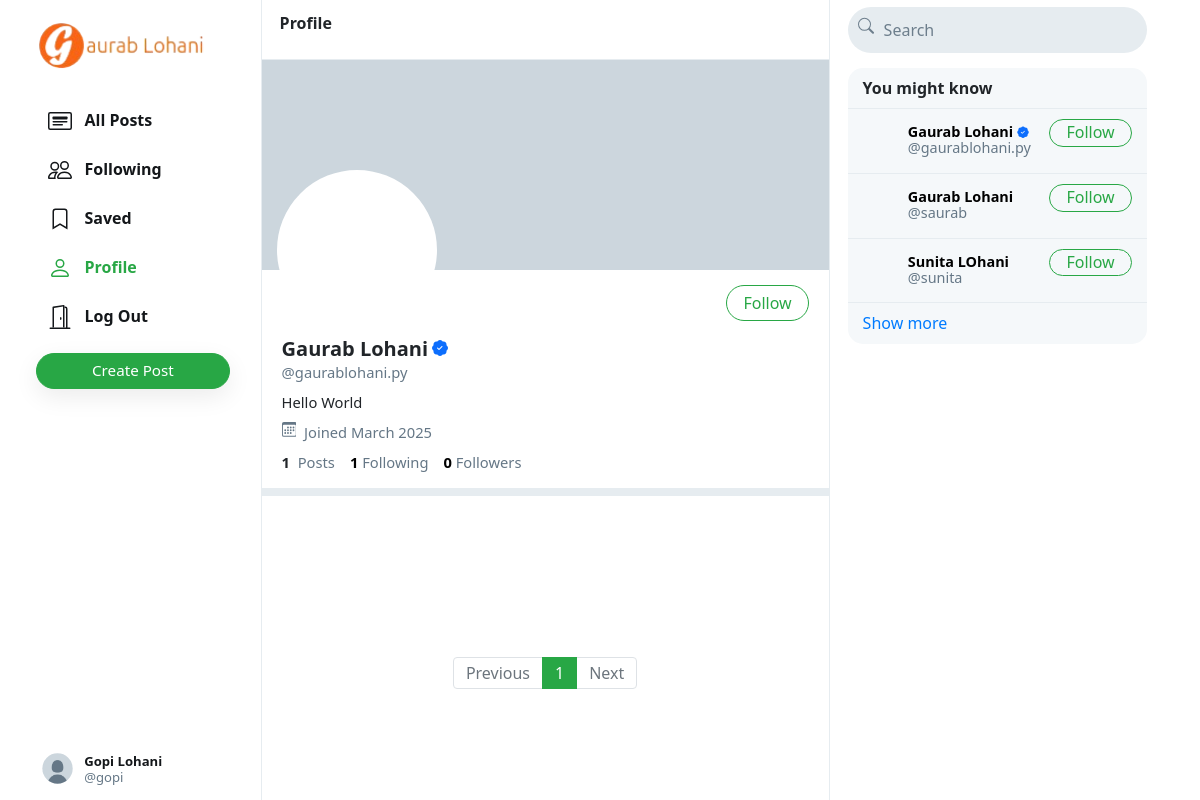
The app's page /gaurablohani.py/ (signed in) with its own data.
### control/models.py (models this page shows, shortened)
class User(AbstractUser):
    profile_pic = models.ImageField(upload_to='profile_pic/', default='media/defualt.jpg')
    bio = models.TextField(max_length=160, blank=True, null=True)
    cover = models.ImageField(upload_to='covers/', blank=True)

### control/views.py (the view)
# urls.py: path("<str:username>/", views.profile, name='profile'),
def profile(request, username):
    user = User.objects.get(username=username)
    all_posts = Post.objects.filter(creater=user).order_by('-date_created')
    paginator = Paginator(all_posts, 10)
    page_number = request.GET.get('page')
    if page_number == None:
        page_number = 1
    posts = paginator.get_page(page_number)
    followings = []
    suggestions = []
    follower = False
    if request.user.is_authenticated:
        followings = Follower.objects.filter(followers=request.user).values_list('user', flat=True)
        suggestions = User.objects.exclude(pk__in=followings).exclude(username=request.user.username).order_by("?")[:6]
        if request.user in Follower.objects.get(user=user).followers.all():
            follower = True
    follower_count = Follower.objects.get(user=user).followers.all().count()
    following_count = Follower.objects.filter(followers=user).count()
    return render(request, 'profile.html', {
        "username": user,
        "posts": posts,
        "posts_count": all_posts.count(),
        "suggestions": suggestions,
        "page": "profile",
        "is_follower": follower,
        "follower_count": follower_count,
        "following_count": following_count
    })

### control/templates/profile.html (shortened to what this page needs)
{% extends 'index.html' %}
{% load static %}
{% block profile %}
    <div class="profile-view" data-user="{{username.username}}">
        <div class="cover-image" style="background-image: url(/media/{{username.cover}})"></div>
        <div class="profile-image" style="background-image: url(/media/{{username.profile_pic}})"></div>
        <div class="profile-details">
            <div>
                {% if user.username == username.username %}
                {% if user == request.user %}
                <a href="{% url 'edit_profile' %}" class="btn btn-outline-success float-right" id="edit-profile-btn">Edit Profile</a>
                {% endif %}
                {% elif is_follower %}
                    <button class="btn btn-success float-right" onclick="unfollow_user(this,'{{username.username}}','edit_page')" id="following-btn">Following</button>
                {% else %}
                    <button class="btn btn-outline-success float-right" onclick="follow_user(this,'{{username.username}}','edit_page')" id="follow-btn">Follow</button>
                {% endif %}
            </div>
            <div class="details-data">
                <h5 style="display: flex; align-items: center;">
                    {{ username.first_name }} {{ username.last_name }}
                    {% if username.is_staff %}
                        <i class="bi bi-patch-check-fill verified-badge" title="Verified Staff"></i>
                    {% endif %}
                </h5>
                <div class="grey">@{{username.username}}</div>
                <div class="bio">
                    {% if username.bio is not None %}
                        {{username.bio}}
                    {% endif %}
                </div>
                <div class="grey" style="padding: 8px 0px;">
                    &nbsp;Joined {{username.date_joined | date:"F Y"}}
                </div>
                <div>
                    <strong>
                        {{posts_count}}
                    </strong>
                    &nbsp;<span class="grey">Posts</span>
                    <a href="#">
                        <strong id="following__count">{{following_count | default:0}}</strong>&nbsp;<span class="grey">Following</span>
                    </a>
                    <a href="#">
                        <strong id="follower__count">{{follower_count | default:0}}</strong>&nbsp;<span class="grey">Followers</span>
                    </a>
                </div>
            </div>
        </div>
    </div>
    <div class="space"></div>
{% endblock %}

### control/templates/index.html (shortened to what this page needs)
{% extends "layout.html" %}
{% load static %}
{% block body %}
    <div class="main-div">
        <div class="left-div">
            <div class="left-div-content">
                <nav class="head heading">
                    {% if page == 'all_posts' %}
                    ALl Post
                    {% elif page == 'following' %}
                        Following
                    {% elif page == 'saved' %}
                        Saved
                    {% elif page == 'profile' %}
                        Profile
                    {% else %}
                        Explore
                    {% endif %}
                </nav>
                <div class="posts-view">
                    {% block profile %}
                    {% endblock %}
                    <div class="main-div-content">
                        <nav aria-label="Page navigation example" class="pagination-bar">
                            <ul class="pagination justify-content-center">
                                {% if posts.has_previous %}
                                    <li class="page-item">
                                        <a class="page-link" href="?page={{ posts.previous_page_number | default:1}}" tabindex="-1" aria-disabled="true">Previous</a>
                                    </li>
                                {% else %}
                                    <li class="page-item disabled">
                                        <a class="page-link" href="" tabindex="-1" aria-disabled="true">Previous</a>
                                    </li>
                                {% endif %}
                                {% for each in posts.paginator.page_range %}
                                    {% if each == posts.number %}
                                        <li class="page-item active"><a class="page-link" href="?page={{each}}">{{each}}</a></li>
                                    {% else %}
                                        <li class="page-item"><a class="page-link" href="?page={{each}}">{{each}}</a></li>
                                    {% endif %}
                                {% endfor %}
                                {% if posts.has_next %}
                                    <li class="page-item">
                                        <a class="page-link" href="?page={{ posts.next_page_number }}">Next</a>
                                    </li>
                                {% else %}
                                    <li class="page-item disabled">
                                        <a class="page-link" href="">Next</a>
                                    </li>
                                {% endif %}
                            </ul>
                          </nav>
                    </div>
                </div>
            </div>
        </div>
    </div>
{% endblock %}

### control/templates/layout.html (shortened to what this page needs)
{% load static %}
<!DOCTYPE html>
<html lang="en">
    <head>
        <link rel="stylesheet" href="https://stackpath.bootstrapcdn.com/bootstrap/4.4.1/css/bootstrap.min.css">
        <link href="{% static 'network/styles.css' %}" rel="stylesheet">
        <link rel="stylesheet" href="https://cdn.jsdelivr.net/npm/bootstrap-icons@1.11.3/font/bootstrap-icons.min.css">
    </head>
    <body>
        <div class="body" data-page="{{page}}">
            <div class="sidenav">
                <a href="{% url 'index' %}" class="navbar-brand">
                    <img src="{% static 'network/Images/download.png' %}" height="50px">
                </a>
                <div style="height: 100%;">
                    <div>
                        <div>
                            <ul>
                                <li class="nav-item" id="all_posts">
                                <a href="{% url 'index' %}" class="nav-link">
                                    <div>
                                        &nbsp;&nbsp;All Posts
                                    </div>
                                </a>
                                </li>
                                {% if user.is_authenticated %}
                                    <li class="nav-item" id="following">
                                        <a href="{% url 'following' %}" class="nav-link">
                                            <div>
                                                &nbsp;&nbsp;Following
                                            </div>
                                        </a>
                                    </li>
                                    <li class="nav-item" id="saved">
                                        <a href="{% url 'saved' %}" class="nav-link">
                                            <div>
                                                <svg width="1.5em" height="1.5em" viewBox="0 0 16 16" class="bi bi-bookmark" fill="currentColor" xmlns="http://www.w3.org/2000/svg">
                                                    <path fill-rule="evenodd" d="M8 12l5 3V3a2 2 0 0 0-2-2H5a2 2 0 0 0-2 2v12l5-3zm-4 1.234l4-2.4 4 2.4V3a1 1 0 0 0-1-1H5a1 1 0 0 0-1 1v10.234z"/>
                                                  </svg>
                                                &nbsp;&nbsp;Saved
                                            </div>
                                        </a>
                                    </li>
                                    <li class="nav-item" id="profile">
                                        <a href="{% url 'profile' user.username %}" class="nav-link">
                                            <div>
                                                &nbsp;&nbsp;Profile
                                            </div>
                                        </a>
                                    </li>
                                    <li class="nav-item" id="logout">
                                        <a href="{% url 'logout' %}" class="nav-link">
                                            <div>
                                                &nbsp;&nbsp;Log Out
                                            </div>
                                        </a>
                                    </li>
                                {% endif %}
                            </ul>
                        </div>
                        {% if user.is_authenticated %}
                            <button id="popup-btn" class="btn btn-success new-post-btn" onclick="createpost()">Create Post</button>
                        {% endif %}
                    </div>
                    <div style="position: absolute; bottom: 10px;">
                        {% if user.is_authenticated %}
                            <li class="nav-item sidenav-user">
                                <a href="{% url 'profile' user.username %}" class="nav-link">
                                    <div class="user_account">
                                        <div class="small-profilepic" style="float: left; background-image: url(/media/{{user.profile_pic}})"></div>
                                        <div style="height: 2.7vw; margin: auto;">
                                            <div style="margin-top: 4px;"><strong style="display: flex;align-items: center;">{{user.first_name}} {{user.last_name}}</strong></div>
                                            <div class="grey" style="margin-top: 4px;">@{{ user.username }}</div>
                                        </div>
                                    </div>
                                </a>
                            </li>
                        {% endif %}
                    </div>
                </div>
            </div>
            {% block body %}
            {% endblock %}
            <div class="right-div">
                <nav class="head">
                    <form action="#">
                        <div class="search-div">
                            <div>
                            </div>
                            <input type="text" name="query" id="search-box" placeholder="Search ">
                        </div>
                    </form>
                </nav>
                <div class='right-div-content'>
                    <div class="space" style="background-color: white;"></div>
                    {% if user.is_authenticated %}
                        <div class="suggestion-box">
                            <div class="suggestion-header">
                                You might know
                            </div>
                            {% for suggestion in suggestions %}
                                <div class="suggestion-user">
                                    <div>
                                        <a href="{% url 'profile' suggestion.username %}">
                                            <div class="small-profilepic" style="background-image: url(/media/{{suggestion.profile_pic}})"></div>
                                        </a>
                                    </div>
                                    <div class="user-details">
                                        <a href="{% url 'profile' suggestion.username %}">
                                            <div id="user-name">
                                                <strong style="display:flex;">
                                                    {{suggestion.first_name}} {{suggestion.last_name}} {% if suggestion.is_staff %}
                                                    <i class="bi bi-patch-check-fill verified-badge" title="Verified Staff"></i>
                                                {% endif %}
                                                </strong>
                                            </div>
                                            <div class="grey">@{{suggestion.username}}</div>
                                        </a>
                                    </div>
                                    <div>
                                        <button class="btn btn-outline-success" type="button" onclick="follow_user(this,'{{suggestion.username}}','suggestion')">Follow</button>
                                    </div>
                                </div>
                            {% empty %}
                                    <div style="text-align: center; border-bottom: .5px solid #e6ecf0; padding: 10px 15px;">
                                        <span class="grey" style="font-size: .9em;">No suggestions available.</span>
                                    </div>
                            {% endfor %}
                            <div class="suggestion-footer">
                                <a href="#">Show more</a>
                            </div>
                        </div>
                    {% endif %}
                </div>
            </div>
        </div>
    </body>
</html>

### records on screen
User: profile_pic (placeholder picture), first_name "Gopi", last_name "Lohani", username "gopi"
User: first_name "Gaurab", last_name "Lohani", username "gaurablohani.py", bio "Hello World", date_joined "March 2025", is_staff True (drawn)
User: first_name "Gaurab", last_name "Lohani", username "saurab"
User: first_name "Sunita", last_name "LOhani", username "sunita"

### other values on screen
{{ posts_count }} "1"
{{ following_count | default:0 }} "1"
{{ follower_count | default:0 }} "0"
{{ each }} "1"
